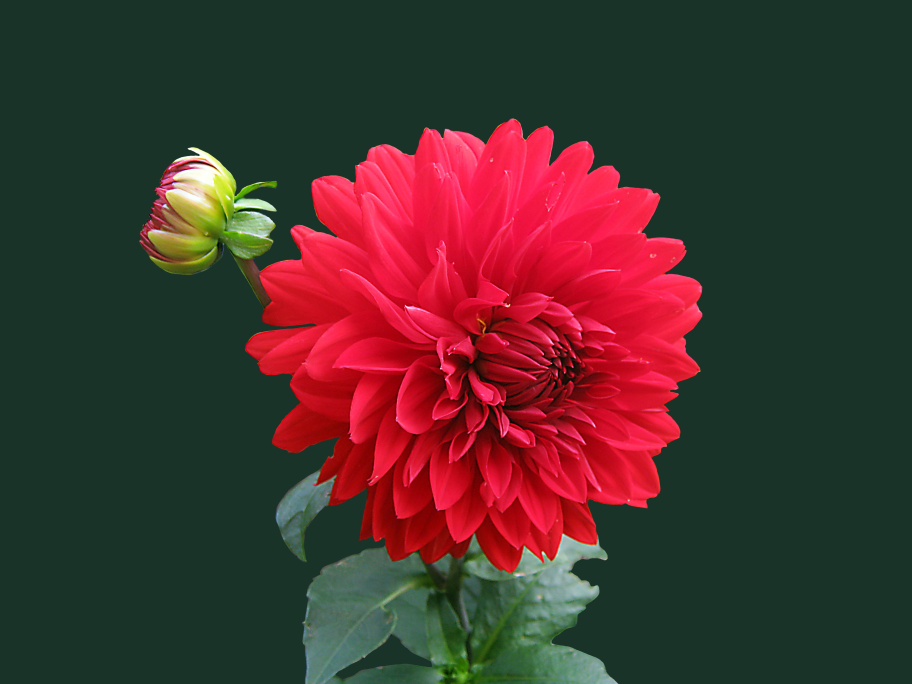
#> input picture MINI_PROJECT/flower.jpeg, 3648 x 2736 px (shown at 1/4 size)
$ python color_extraction.py
#> lines starting #> are read from the running program, lines starting #| are printed output that depends on the picture; after the words box and inside, x2 and y2 are one past the last pixel; in counts of white or black regions, pixels touching at a corner belong together
import cv2 as cv
import numpy as np

def func(self):
    pass

cv.namedWindow("TrackBars")
cv.resizeWindow("TrackBars",640,240)
cv.createTrackbar("Hue Min","TrackBars",75,179,func)
cv.createTrackbar("Hue Max","TrackBars",179,179,func)
cv.createTrackbar("Sat Min","TrackBars",161,255,func)
cv.createTrackbar("Sat Max","TrackBars",255,255,func)
cv.createTrackbar("Val Min","TrackBars",0,255,func)
cv.createTrackbar("Val Max","TrackBars",255,255,func)

while True:
    img=cv.imread("flower.jpeg")
#> img is the input picture: shape (2736, 3648, 3); mean B, G, R 45.7, 50, 72.6
    img=cv.resize(img,(400,300))
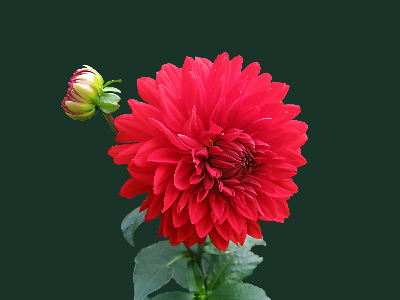
#> img: shape (300, 400, 3); mean B, G, R 45.6, 50, 72.6
    imghsv=cv.cvtColor(img,cv.COLOR_BGR2HSV)
#> imghsv: shape (300, 400, 3); mean H, S, V 94.9, 151.2, 92.9
    hue_min=cv.getTrackbarPos("Hue Min","TrackBars")
    hue_max=cv.getTrackbarPos("Hue Max","TrackBars")
    sat_min=cv.getTrackbarPos("Sat Min","TrackBars")
    sat_max=cv.getTrackbarPos("Sat Max","TrackBars")
    val_min=cv.getTrackbarPos("Val Min","TrackBars")
    val_max=cv.getTrackbarPos("Val Max","TrackBars")
    print(hue_min,hue_max,sat_min,sat_max,val_min,val_max)
    lower=np.array([hue_min,sat_min,val_min])
    upper=np.array([hue_max,sat_max,val_max])
    mask=cv.inRange(imghsv,lower,upper)
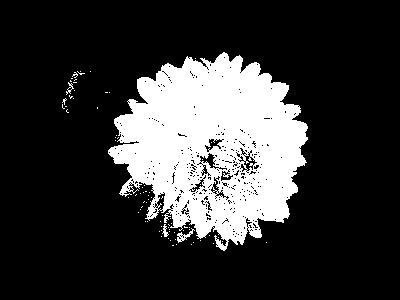
#> mask: shape (300, 400); 20.9% white; 80 white regions (76 under 20 px), largest, box (x1, y1, x2, y2) and area: (108, 52, 308, 251) 24807, (177, 228, 195, 243) 85, (162, 224, 169, 237) 41, (66, 82, 74, 95) 33
    imgOut=cv.bitwise_and(img,img,mask=mask)
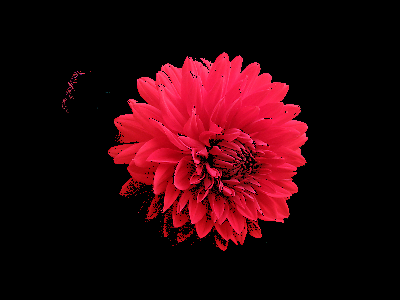
#> imgOut: shape (300, 400, 3); mean B, G, R 11, 5, 44.8

    cv.imshow("flower",img)
    cv.imshow("flower hsv",imghsv)
    cv.imshow("flower hsv mask",mask)
    cv.imshow("Result",imgOut)
    cv.waitKey(1)
